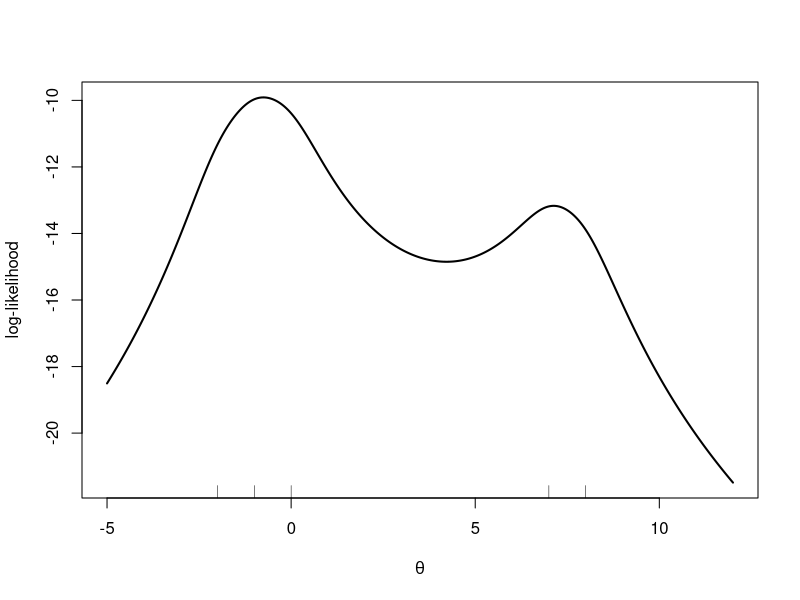

Recreate this plot in R.
# Session 3 — Numerical maximum likelihood
# Statistical Modelling (BAM), IE University --- Prof. Dae-Jin Lee (daelee@faculty.ie.edu)
# Plain-script version of 03-numerical-optimization.Rmd (same code). Run from this folder.

# ---- 1. Gamma model for the aircondit failure times ------------------------

data(aircondit, package = "boot")
y <- aircondit$hours; n <- length(y)

S <- function(a) n * (log(a) - digamma(a) - log(mean(y)) + mean(log(y)))
I <- function(a) n * (trigamma(a) - 1 / a)

a <- 1                                    # start at the exponential model
iter <- data.frame()
for (k in 0:5) {
  iter <- rbind(iter, data.frame(k = k, alpha = a, score = S(a), info = I(a)))
  a <- a + S(a) / I(a)                    # Newton-Raphson step
}
print(iter, digits = 6)
alpha_hat <- a
beta_hat  <- alpha_hat / mean(y)
c(alpha_hat = alpha_hat, beta_hat = beta_hat)

# ---- 2. The same fit with optim() ------------------------------------------

nll <- function(par) -sum(dgamma(y, shape = exp(par[1]), rate = exp(par[2]), log = TRUE))
fit <- optim(c(0, log(1 / mean(y))), nll, method = "BFGS", hessian = TRUE)
fit$convergence                  # 0 = the algorithm reports convergence
exp(fit$par)                     # (alpha_hat, beta_hat)
-fit$value                       # maximised log-likelihood

V_log <- solve(fit$hessian)      # inverse observed information, log scale
se_log <- sqrt(diag(V_log))
se_log
# Delta method: se(alpha_hat) = alpha_hat * se(log alpha_hat)
se_alpha <- exp(fit$par[1]) * se_log[1]
se_alpha
1 / sqrt(I(alpha_hat))           # same, from the profile information

# ---- 3. Likelihood-ratio test: exponential (alpha=1) against gamma ---------

ll_exp   <- sum(dexp(y, rate = 1 / mean(y), log = TRUE))
ll_gamma <- -fit$value
LR <- 2 * (ll_gamma - ll_exp)
c(ll_exp = ll_exp, ll_gamma = ll_gamma, LR = LR,
  p_value = pchisq(LR, df = 1, lower.tail = FALSE))

# Wald test of the same hypothesis
z_wald <- (alpha_hat - 1) / (1 / sqrt(I(alpha_hat)))
c(z = z_wald, p_value = 2 * pnorm(-abs(z_wald)))

# ---- 4. Practical problem 1: several local maxima (Cauchy location) --------

yc <- c(-2, -1, 0, 7, 8)
ll_c <- function(t) -sum(log(1 + (yc - t)^2))      # Cauchy location, scale 1
starts <- c(-3, 0, 4, 6, 10)
res <- t(sapply(starts, function(s) {
  o <- optim(s, function(t) -ll_c(t), method = "BFGS")
  c(start = s, theta_hat = o$par, loglik = -o$value, convergence = o$convergence)
}))
round(res, 3)

tt <- seq(-5, 12, by = 0.02)
plot(tt, sapply(tt, ll_c), type = "l", lwd = 2,
     xlab = expression(theta), ylab = "log-likelihood")
rug(yc)

# ---- 5. Practical problem 2: an estimate on the boundary -------------------

n0 <- 20; y0 <- 0                     # no successes in 20 trials
theta_hat0 <- y0 / n0
se0 <- sqrt(theta_hat0 * (1 - theta_hat0) / n0)   # = Ii(theta_hat)^(-1/2), and Ii(0) is infinite
c(theta_hat = theta_hat0, wald_se = se0)           # usual Wald interval is [0, 0]: useless
# The MLE is on the boundary, so it does not solve S(theta) = 0: S(0) = -n0 = -20
# LR interval: l(theta) = 20 log(1 - theta), l(0) = 0, so the upper end solves 20 log(1 - theta) = -1.92
1 - exp(-qchisq(0.95, 1) / 2 / n0)

# ---- 6. Practical problem 3: non-identifiability ---------------------------

set.seed(2027)
yn <- rnorm(30, mean = 3, sd = 1)
nll_ab <- function(p) -sum(dnorm(yn, mean = p[1] + p[2], sd = 1, log = TRUE))
o1 <- optim(c(0, 0), nll_ab, method = "BFGS", hessian = TRUE)
o2 <- optim(c(5, -5), nll_ab, method = "BFGS", hessian = TRUE)
rbind(start_00 = c(o1$par, sum = sum(o1$par)), start_5m5 = c(o2$par, sum = sum(o2$par)))
eigen(o1$hessian)$values              # one eigenvalue is 0: no unique maximiser
